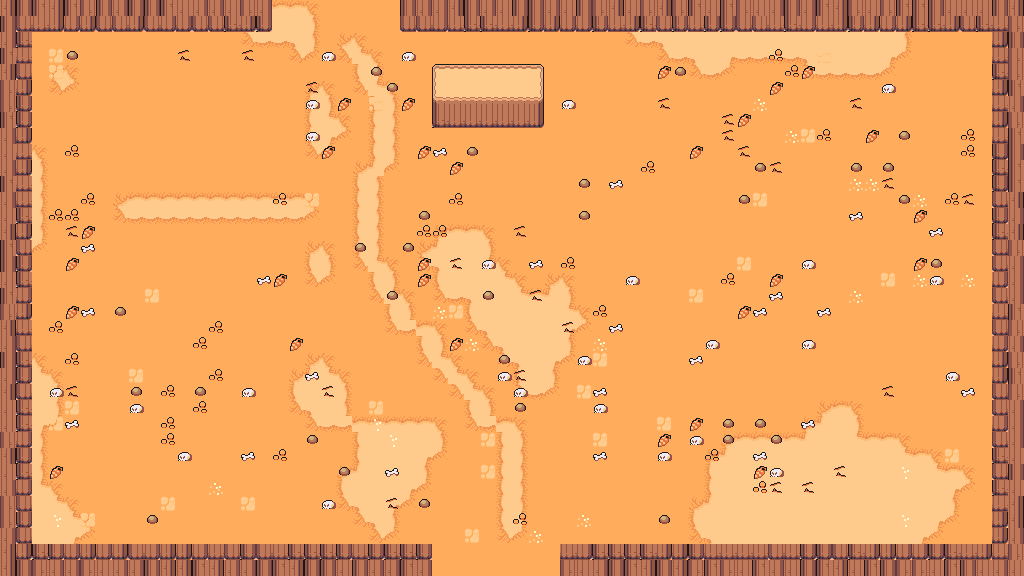

Tiled map render using the project's own tile images. Description and the map definition, with tile-layer contents summarised, below:
An orthogonal 64x36 tile map with 16x16 px tiles, 7 tile layers (floor, ground, path, decor, ...), 5 tilesets and 45 objects (26x prop, 9x spawn, 7x obstacle, 2x door, playerStart).

<map version="1.10" tiledversion="1.11.0" orientation="orthogonal" renderorder="right-down" width="64" height="36" tilewidth="16" tileheight="16" infinite="0" nextlayerid="9" nextobjectid="46">
 <properties>
    <property name="chapter" type="int" value="4" />
    <property name="room" type="int" value="14" />
    <property name="isBossRoom" type="bool" value="false" />
 </properties>
 <tileset firstgid="1" source="desert.tsx" />
 <tileset firstgid="241" source="camp.tsx" />
 <tileset firstgid="448" source="floordetail.tsx" />
 <tileset firstgid="528" source="relief.tsx" />
 <tileset firstgid="768" source="tilefloor.tsx" />
 <layer id="1" name="floor" width="64" height="36">
  <data>[2304 cells, 2304 non-empty, 1 distinct tile ids]</data>
 </layer>
 <layer id="2" name="ground" width="64" height="36">
  <data>[2304 cells, 489 non-empty, 13 distinct tile ids]</data>
 </layer>
 <layer id="3" name="path" width="64" height="36">
  <data>[2304 cells, 102 non-empty, 10 distinct tile ids]</data>
 </layer>
 <layer id="4" name="decor" width="64" height="36">
  <data>[2304 cells, 208 non-empty, 8 distinct tile ids]</data>
 </layer>
 <layer id="5" name="border-back" width="64" height="36">
  <data>[2304 cells, 352 non-empty, 12 distinct tile ids]</data>
 </layer>
 <layer id="6" name="border-mid" width="64" height="36">
  <data>[2304 cells, 0 non-empty, 0 distinct tile ids]</data>
 </layer>
 <layer id="7" name="border-front" width="64" height="36">
  <data>[2304 cells, 28 non-empty, 12 distinct tile ids]</data>
 </layer>
 <objectgroup id="8" name="objects">
  <object id="1" name="playerStart" x="496" y="320"><point /></object>
  <object id="2" name="spawn" x="432" y="416">
   <properties>
    <property name="role" value="tank" />
    <property name="wave" type="int" value="1" />
    <property name="elite" type="bool" value="false" />
   </properties>
  <point /></object>
  <object id="3" name="spawn" x="416" y="176">
   <properties>
    <property name="role" value="caster" />
    <property name="wave" type="int" value="1" />
    <property name="elite" type="bool" value="false" />
   </properties>
  <point /></object>
  <object id="4" name="spawn" x="624" y="344">
   <properties>
    <property name="role" value="chaser" />
    <property name="wave" type="int" value="2" />
    <property name="elite" type="bool" value="false" />
   </properties>
  <point /></object>
  <object id="5" name="spawn" x="600" y="216">
   <properties>
    <property name="role" value="tank" />
    <property name="wave" type="int" value="2" />
    <property name="elite" type="bool" value="false" />
   </properties>
  <point /></object>
  <object id="6" name="spawn" x="344" y="312">
   <properties>
    <property name="role" value="chaser" />
    <property name="wave" type="int" value="2" />
    <property name="elite" type="bool" value="false" />
   </properties>
  <point /></object>
  <object id="7" name="spawn" x="360" y="200">
   <properties>
    <property name="role" value="caster" />
    <property name="wave" type="int" value="3" />
    <property name="elite" type="bool" value="false" />
   </properties>
  <point /></object>
  <object id="8" name="spawn" x="528" y="440">
   <properties>
    <property name="role" value="sniper" />
    <property name="wave" type="int" value="3" />
    <property name="elite" type="bool" value="false" />
   </properties>
  <point /></object>
  <object id="9" name="spawn" x="544" y="184">
   <properties>
    <property name="role" value="chaser" />
    <property name="wave" type="int" value="3" />
    <property name="elite" type="bool" value="false" />
   </properties>
  <point /></object>
  <object id="10" name="spawn" x="360" y="360">
   <properties>
    <property name="role" value="chaser" />
    <property name="wave" type="int" value="3" />
    <property name="elite" type="bool" value="true" />
   </properties>
  <point /></object>
  <object id="11" name="door" x="496" y="568"><point /></object>
  <object id="12" name="door" x="344" y="8"><point /></object>
  <object id="13" name="obstacle" x="0" y="544" width="432" height="32">
   <properties>
    <property name="kind" value="edge" />
   </properties>
  </object>
  <object id="14" name="obstacle" x="560" y="544" width="464" height="32">
   <properties>
    <property name="kind" value="edge" />
   </properties>
  </object>
  <object id="15" name="obstacle" x="0" y="0" width="272" height="32">
   <properties>
    <property name="kind" value="edge" />
   </properties>
  </object>
  <object id="16" name="obstacle" x="400" y="0" width="624" height="32">
   <properties>
    <property name="kind" value="edge" />
   </properties>
  </object>
  <object id="17" name="obstacle" x="0" y="32" width="32" height="512">
   <properties>
    <property name="kind" value="edge" />
   </properties>
  </object>
  <object id="18" name="obstacle" x="992" y="32" width="32" height="512">
   <properties>
    <property name="kind" value="edge" />
   </properties>
  </object>
  <object id="19" name="obstacle" x="432" y="64" width="112" height="64">
   <properties>
    <property name="kind" value="edge" />
   </properties>
  </object>
  <object id="20" name="prop" x="112" y="128" width="48" height="48">
   <properties>
    <property name="key" value="desert-dome" />
   </properties>
  </object>
  <object id="21" name="prop" x="176" y="80" width="48" height="96">
   <properties>
    <property name="key" value="desert-wall-tower" />
   </properties>
  </object>
  <object id="22" name="prop" x="240" y="128" width="48" height="48">
   <properties>
    <property name="key" value="camp-tent-open" />
   </properties>
  </object>
  <object id="23" name="prop" x="112" y="224" width="48" height="48">
   <properties>
    <property name="key" value="desert-wall-segment" />
   </properties>
  </object>
  <object id="24" name="prop" x="160" y="224" width="48" height="48">
   <properties>
    <property name="key" value="desert-wall-segment" />
   </properties>
  </object>
  <object id="25" name="prop" x="256" y="96" width="32" height="31">
   <properties>
    <property name="key" value="camp-barrel" />
   </properties>
  </object>
  <object id="26" name="prop" x="256" y="224" width="32" height="31">
   <properties>
    <property name="key" value="desert-stall-red" />
   </properties>
  </object>
  <object id="27" name="prop" x="128" y="48" width="32" height="32">
   <properties>
    <property name="key" value="desert-fountain" />
   </properties>
  </object>
  <object id="28" name="prop" x="112" y="96" width="32" height="16">
   <properties>
    <property name="key" value="camp-table" />
   </properties>
  </object>
  <object id="29" name="prop" x="592" y="80" width="32" height="32">
   <properties>
    <property name="key" value="rock-sandstone" />
   </properties>
  </object>
  <object id="30" name="prop" x="936" y="72" width="32" height="32">
   <properties>
    <property name="key" value="tree-dead" />
   </properties>
  </object>
  <object id="31" name="prop" x="670" y="196" width="28" height="26">
   <properties>
    <property name="key" value="camp-well" />
   </properties>
  </object>
  <object id="32" name="prop" x="928" y="144" width="16" height="16">
   <properties>
    <property name="key" value="desert-potted-palm" />
   </properties>
  </object>
  <object id="33" name="prop" x="656" y="128" width="16" height="15">
   <properties>
    <property name="key" value="desert-bush-dry" />
   </properties>
  </object>
  <object id="34" name="prop" x="560" y="48" width="16" height="16">
   <properties>
    <property name="key" value="desert-shell" />
   </properties>
  </object>
  <object id="35" name="prop" x="624" y="80" width="16" height="15">
   <properties>
    <property name="key" value="desert-bush-dry" />
   </properties>
  </object>
  </objectgroup>
</map>
<!-- 10 of 45 objects omitted -->
